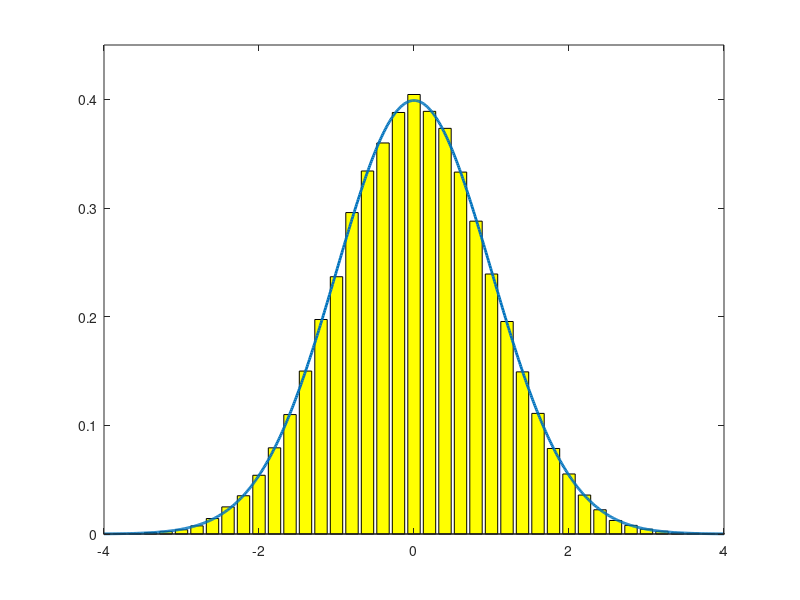

This chart was generated by the following MATLAB code:
%bellcurve.m
%Code 1.1 of Random Eigenvalues by Alan Edelman

%Experiment:  Generate random samples from the normal distribution.
%Observation: Histogram the random samples.
%Theory:      Falls on a bell curve.

trials=100000; dx=.2;

v=randn(1,trials);[count,x]=hist(v,[-4:dx:4]);
hold off, b=bar(x,count/(trials*dx),'y'); hold on
 
x=-4:.01:4;
plot(x,exp(-x.^2/2)/sqrt(2*pi),'LineWidth',2)
axis([-4 4 0 .45]);
